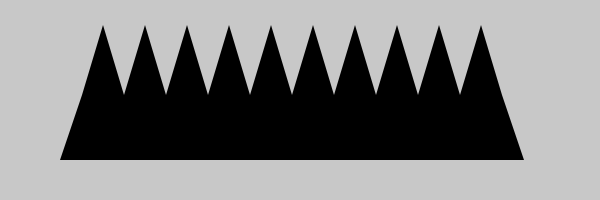
Frame 1 (no input)
Frame 2 (the mouse pressed at the canvas centre, redrawn once): identical to frame 1, image omitted

The Processing sketch that drew this single still picture (run headless with seeded random() and noise(); the mouse was pressed at the canvas centre and the sketch redrawn once):

// Processing sketch: sketch_2
// ── sketch_2.pde
void setup() {
  size(600, 200);
  noLoop();
}

void draw() {
  background(200);

  float x0 = 60;         //left start
  float baseY = 160;     //bottom
  float ridgeY = 95;     //top ridge
  float peakY  = 25;     //spike tips

  int spikes = 10;
  float spikeW = 42;     //width of each spike
  float slopeW = 22;     //width of left/right slanted edges

  fill(0);
  noStroke();

  beginShape();

  //bottom-left
  vertex(x0, baseY);

  //left slant up to ridge
  vertex(x0 + slopeW, ridgeY);

  //start at first ridge point
  float startRidgeX = x0 + slopeW;

  //loop
  for (int i = 0; i < spikes; i++) {
    float leftX = startRidgeX + i * spikeW;

    //peak of spike
    vertex(leftX + spikeW * 0.5, peakY);

    //ridge between spikes
    vertex(leftX + spikeW, ridgeY);
  }

  //right slant down to bottom-right
  float endRidgeX = startRidgeX + spikes * spikeW;
  vertex(endRidgeX + slopeW, baseY);

  endShape(CLOSE);
}
